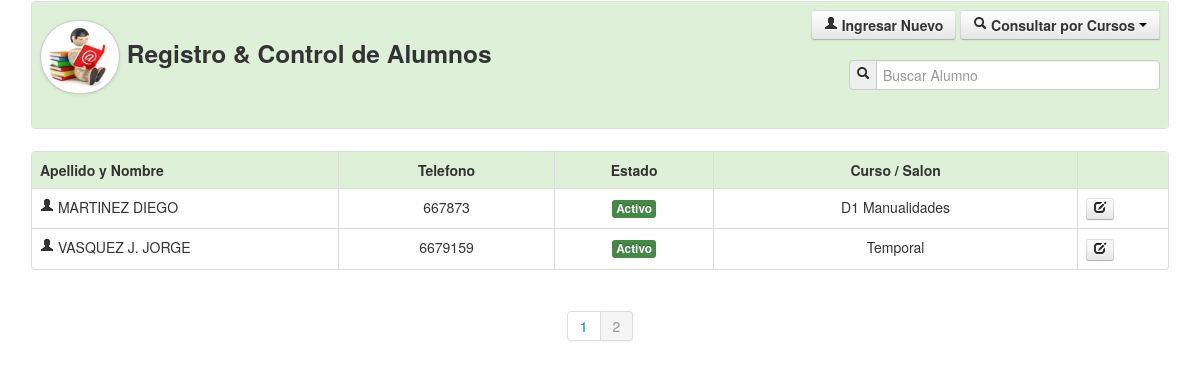
The app's page /alumnos.php?pag=2 (signed in) with its own data.
### tables this page shows
CREATE TABLE IF NOT EXISTS `alumnos` (
  `id` int(11) NOT NULL auto_increment,
  `nombre` varchar(255) NOT NULL,
  `apellido` varchar(255) NOT NULL,
  `nit` varchar(255) NOT NULL,
  `telefono` varchar(255) NOT NULL,
  `fechan` date NOT NULL,
  `folio` varchar(255) NOT NULL,
  `curso` varchar(255) NOT NULL,
  `estado` varchar(255) NOT NULL,
  PRIMARY KEY  (`id`)
);

CREATE TABLE IF NOT EXISTS `salones` (
  `id` int(11) NOT NULL auto_increment,
  `nombre` varchar(255) NOT NULL,
  `curso` varchar(255) NOT NULL,
  `estado` varchar(255) NOT NULL,
  PRIMARY KEY  (`id`)
);

### php_conexion.php (called while the page is built, shortened)
<?php
	function limpiar($tags){
		$tags = strip_tags($tags);
		$tags = stripslashes($tags);
		$tags = htmlentities($tags);
		$tags = mysql_real_escape_string($tags);
		return $tags;
	}
?>

### Class/class_alumnos.php (called while the page is built, shortened)
<?php
class Consultar_Salones{
	private $fetch;
	function __construct($codigo){
		$this->consulta = mysql_query("SELECT * FROM salones WHERE id='$codigo'");
		$this->fetch = mysql_fetch_array($this->consulta);
	}
	function consultar($campo){
		return $this->fetch[$campo];
	}
}
?>

### alumnos.php (the view, shortened to what this page needs)
<?php
		include_once('php_conexion.php');
		include_once('Class/funciones.php');
		include_once('Class/class_alumnos.php');
		$maximo=7;
		if(!empty($_GET['pag'])){
			$pag=limpiar($_GET['pag']);
		}else{
			$pag=1;
		}
		$inicio=($pag-1)*$maximo;
			$cans=mysql_query("SELECT COUNT(nombre)as total FROM alumnos");
			if($dat=mysql_fetch_array($cans)){
				$total=$dat['total'];
			}
?>
<!DOCTYPE html>
<html lang="en">
<head>
    <link href="css/bootstrap.css" rel="stylesheet">
    <link href="css/bootstrap-responsive.css" rel="stylesheet">
    <link href="css/docs.css" rel="stylesheet">
    <link href="js/google-code-prettify/prettify.css" rel="stylesheet">
</head>
<body data-spy="scroll" data-target=".bs-docs-sidebar">
<div align="center">
    <table width="95%" border="0">
      <tr>
        <td>
       	  <table class="table table-bordered">
              <tr class="success">
                <td>
                    <div class="row-fluid">
                      <div class="span6">
                        	<h3><img src="img/icono_alumno.jpg" class="img-circle img-polaroid" width="70" height="65">
                        	Registro & Control de Alumnos</h3>
                      </div>
                      <div class="span6">
                      	<div align="right">
                       	<a href="#nuevo" role="button" class="btn" data-toggle="modal">
                            	<strong><i class="icon-user"></i> Ingresar Nuevo</strong>
                        </a>
                        <div class="btn-group">
                            <button class="btn" data-toggle="dropdown">
                            	<i class="icon-search"></i> <strong>Consultar por Cursos</strong> <span class="caret"></span>
                            </button>
                        </div>
                        <br><br>
                        <form name="form1" method="post" action="">
                            <div class="input-prepend">
                                <span class="add-on"><i class="icon-search"></i></span>
                                <input name="bus" type="text" placeholder="Buscar Alumno" class="input-xlarge" autocomplete="off">
                            </div>
                        </form>
                        </div>
                      </div>
                    </div>
                </td>
              </tr>
            </table>
        </td>
      </tr>
      <tr>
        <td>
        	<table class="table table-bordered table table-hover">
              <tr class="success">
                <td width="27%"><strong>Apellido y Nombre</strong></td>
                <td width="19%"><center><strong>Telefono</strong></center></td>
                <td width="14%"><center><strong>Estado</strong></center></td>
                <td width="32%"><center><strong>Curso / Salon</strong></center></td>
                <td width="8%">&nbsp;</td>
              </tr>
              <?php
			  	if(empty($_GET['cursos'])){
					if(empty($_POST['bus'])){
						$sql="SELECT * FROM alumnos ORDER BY apellido LIMIT $inicio, $maximo";
					}else{
						$bus=limpiar($_POST['bus']);
						$sql="SELECT * FROM alumnos WHERE nombre LIKE '$bus%' or apellido LIKE '$bus%' or nit='$bus' ORDER BY apellido LIMIT $inicio, $maximo";
					}
				}
			  	$can=mysql_query($sql);
				while($dato=mysql_fetch_array($can)){
					$salones = new Consultar_Salones($dato['curso']);
			  ?>
                  <tr>
                    <td><i class="icon-user"></i> <?php echo trim($dato['apellido']).' '.trim($dato['nombre']); ?></td>
                    <td><center><?php echo $dato['telefono']; ?></center></td>
                    <td>
                    	<center>
                        <a href="alumnos.php?estado=<?php echo $dato['id']; ?>" title="Cambiar Estado">
							<?php echo estado($dato['estado']); ?>
                        </a>
                        </center>
                    </td>
                    <td><center><?php echo $salones->consultar('nombre'); ?></center></td>
                    <td>
                    	<a href="#actualizar<?php echo $dato['id']; ?>" role="button" class="btn btn-mini" data-toggle="modal" title="Actualizar Informacion">
                    		<i class="icon-edit"></i>
                        </a>
                    </td>
                  </tr>
              <?php } ?>
            </table>
        </td>
      </tr>
    </table>
    <div class="pagination">
        <ul>
        	<?php
			if(empty($_GET['cursos']) and empty($_POST['bus'])){
				$tp = ceil($total/$maximo);
         		for	($n=1; $n<=$tp ; $n++){
					if($pag==$n){
						echo '<li class="active"><a href="alumnos.php?pag='.$n.'">'.$n.'</a></li>';
					}else{
						echo '<li><a href="alumnos.php?pag='.$n.'">'.$n.'</a></li>';
					}
				}
			}
			?>
        </ul>
    </div>
</div>
</body>
</html>

### Class/funciones.php (shortened to what this page needs)
<?php
	function estado($estado){
		if($estado=='s'){
			return '<span class="label label-success">Activo</span>';
		}else{
			return '<span class="label label-important">No Activo</span>';
		}
	}
?>

### css/docs.css (style rules this page uses)
body { position: relative; padding-top: 0px; }

### records on screen
alumnos: apellido "MARTINEZ", nombre "DIEGO", telefono "667873", estado "Activo", salones.nombre "D1 Manualidades"
alumnos: apellido "VASQUEZ J.", nombre "JORGE", telefono "6679159", estado "Activo", salones.nombre "Temporal"
